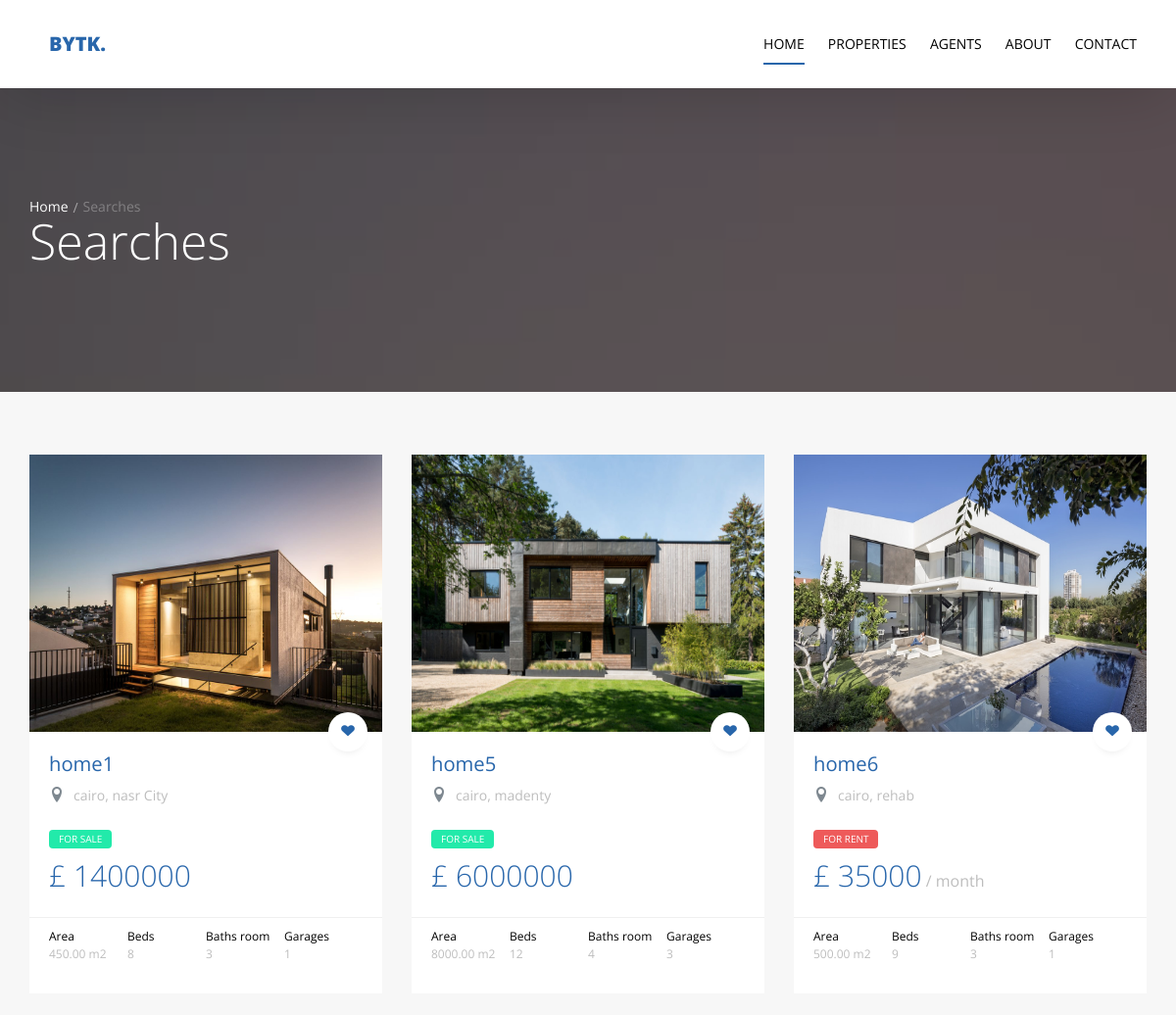
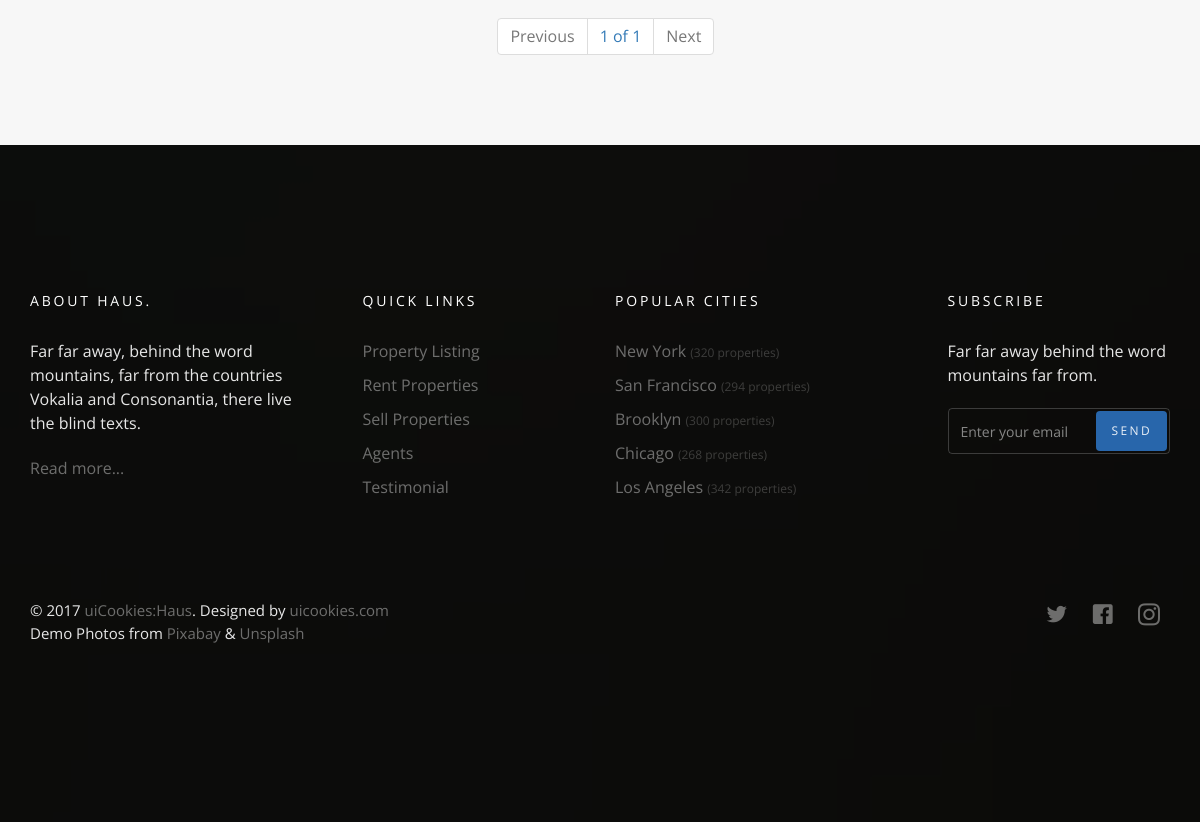
The page /?q=cairo on the database its author committed (2 pictures, top to bottom).
### properties/models.py (models this page shows, shortened)
class Property(models.Model):
    name  = models.CharField(max_length=100, unique=True)
    slug = models.SlugField(blank=True, null= True)
    image = models.ImageField(upload_to='property/')
    location = PlainLocationField(based_fields=['governorate.governorate_name'], zoom=7)
    governorate = models.ForeignKey('Governorate', on_delete=models.CASCADE)
    city = models.CharField(max_length=400)
    area     = models.DecimalField(decimal_places=2 ,max_digits=8)
    price = models.PositiveIntegerField()
    type  = models.CharField(max_length=4, choices=TYPE_OPTIONS)
    installment = models.BooleanField(default=True)
    beds_room_number = models.PositiveIntegerField()
    baths_number     = models.PositiveIntegerField()
    garages_number   = models.PositiveIntegerField()
    floor_number     = models.PositiveIntegerField()
    description   = models.TextField()
    class Meta:
        verbose_name = 'Property'
        verbose_name_plural = 'Properties'

class Governorate(models.Model):
    governorate_name = models.CharField(max_length=100)
    image = models.ImageField(upload_to='governorate/')

### searches/views.py (the view, shortened to what this page needs)
# urls.py: path('', views.home_view , name = 'home'),
def home_view(request):
    agents_list = Agent.objects.all()[:4]
    properties_list = Property.objects.all()[:6]
    Governorates_list = Governorate.objects.annotate(
                    property_count=Count('property')).values('governorate_name' , 'property_count' , 'image')
    if request.method == "GET":
        query = request.GET.get('q')
        if query:
            properties = Property.objects.filter(
              Q(name__icontains= query)|
              Q(governorate__governorate_name__icontains=query)|
              Q(city__icontains=query))
            paginator = Paginator(properties, 12)
            page = request.GET.get('page')
            properties_query = paginator.get_page(page)
            context = {"properties_query":properties_query,
                        "q":query}
            return render(request, 'searches/property_result.html',context )

### searches/templates/searches/property_result.html (shortened to what this page needs)
{% extends "base.html" %}
{% load static %}
{% block content %}
{% if properties_query%}
  <section class="probootstrap-slider flexslider2 page-inner">
    <div class="overlay"></div>
    <div class="probootstrap-wrap-banner">
      <div class="container">
        <div class="row">
          <div class="col-md-8">
            <div class="page-title probootstrap-animate">
              <div class="probootstrap-breadcrumbs">
                <a href="/">Home</a><span>Searches</span>
              </div>
              <h1>Searches</h1>
            </div>
          </div>
        </div>
      </div>
    </div>
    <ul class="slides">
      <li style="background-image: url(img/slider_1.jpg);"></li>
    </ul>
  </section>
  <section class="probootstrap-section probootstrap-section-lighter">
      <div class="container">
        <div class="row">
          {% for property in properties_query %}
          <div class="col-md-4 col-sm-6">
            <div class="probootstrap-card probootstrap-listing" style="height:550px">
              {% if property.image %}
                <div class="probootstrap-card-media">
                  <img src="{{property.image.url}}" class="img-responsive" alt="Free HTML5 Template by uicookies.com"
                  style="height: 283px; position: relative; width: 100%;">
                  <a href="#" class="probootstrap-love"><i class="icon-heart"></i></a>
                </div>
              {% else %}
                <div class="probootstrap-card-media">
                  <img src="{% static "img/slider_1.jpg" %}" class="img-responsive" alt="Free HTML5 Template by uicookies.com">
                  <a href="#" class="probootstrap-love"><i class="icon-heart"></i></a>
                </div>
              {% endif %}
              <div class="probootstrap-card-text">
                <h2 class="probootstrap-card-heading"><a href="{% url 'properties:property_detail' property.slug %}">{{property.name}}</a></h2>
                <div class="probootstrap-listing-location">
                  <i class="icon-location2"></i> <span>{{property.governorate.governorate_name}}, {{property.city}}</span>
                </div>
                {% if property.type == 'sale' %}
                  <div class="probootstrap-listing-category for-sale"><span>for sale</span></div>
                {% else %}
                  <div class="probootstrap-listing-category for-rent"><span>for rent</span></div>
                {% endif %}
                <div class="probootstrap-listing-price"><strong>£ {{property.price}}</strong>{% if property.type == 'rent' %} / month{% endif %}</div>
              </div>
              <div class="probootstrap-card-extra">
                <ul>
                  <li>
                    Area
                    <span>{{property.area}} m2</span>
                  </li>
                  <li>
                    Beds
                    <span>{{property.beds_room_number}}</span>
                  </li>
                  <li>
                    Baths room
                    <span>{{property.baths_number}}</span>
                  </li>
                  <li>
                    Garages
                    <span>{{property.garages_number}}</span>
                  </li>
                </ul>
              </div>
            </div>
          </div>
          {% endfor %}
        </div>
          <nav aria-label="Page navigation example ">
            <ul class="pagination justify-content-center middle">
              {% if properties_query.has_previous %}
              <li class="page-item ">
                <a class="page-link" href="?page={{ properties_query.previous_page_number }}{% if request.GET.q %}&q={{ request.GET.q }}{% endif %}" tabindex="-1" aria-disabled="true">Previous</a>
              </li>
              {% else %}
                <li class="page-item disabled">
                  <a class="page-link" href="#" tabindex="-1" aria-disabled="true">Previous</a>
                </li>
              {% endif %}
              <li class="page-item"><a class="page-link" href="?page={{properties_query.number}}{% if request.GET.q %}&q={{ request.GET.q }}{% endif %}">{{ properties_query.number }} of {{ properties_query.paginator.num_pages }}</a></li>
              {% if properties_query.has_next %}
                <li class="page-item">
                  <a class="page-link" href="?page={{ properties_query.next_page_number }}{% if request.GET.q %}&q={{ request.GET.q }}{% endif %}">Next</a>
                </li>
              {% else %}
                <li class="page-item disabled">
                  <a class="page-link" href="#">Next</a>
                </li>
              {% endif %}
            </ul>
        </nav>
      </div>
    </section>
{% endif %}
{% include "_footer.html" %}
{% endblock %}

### templates/base.html (shortened to what this page needs)
<!DOCTYPE html>
{% load static %}
<html lang="en">
  <head>
    <link rel="stylesheet" href="{% static 'css/styles-merged.css' %}">
    <link rel="stylesheet" href="{% static 'css/style.min.css' %}">
    <link rel="stylesheet" href="{% static 'css/custom.css' %}">
    <link rel="stylesheet" href="{% static 'css/mystyle.css' %}">
  </head>
  <body>
  {% include '_navbar.html' %}
    {% block content %}
    {% endblock %}
  </body>
</html>

### templates/_navbar.html (shortened to what this page needs)
<header role="banner" class="probootstrap-header">
  <div class="container">
      <a href="/" class="probootstrap-logo">Bytk<span>.</span></a>
      <nav role="navigation" class="probootstrap-nav hidden-xs">
        <ul class="probootstrap-main-nav">
          <li class="active"><a href="/">Home</a></li>
          <li><a href="{% url 'properties:properties' %}">Properties</a></li>
          <li><a href="{% url 'agents:agents' %}">Agents</a></li>
          <li><a href="{% url 'about:about' %}">About</a></li>
          <li><a href="{% url 'properties:reserve' %}">Contact</a></li>
        </ul>
      </nav>
  </div>
</header>

### templates/_footer.html (shortened to what this page needs)
<footer class="probootstrap-footer probootstrap-bg" style="background-image: url(img/slider_3.jpg)">
  <div class="container">
    <div class="row mb60">
      <div class="col-md-3">
        <div class="probootstrap-footer-widget">
          <h4 class="heading">About Haus.</h4>
          <p>Far far away, behind the word mountains, far from the countries Vokalia and Consonantia, there live the blind texts. </p>
          <p><a href="#">Read more...</a></p>
        </div>
      </div>
      <div class="col-md-3">
        <div class="probootstrap-footer-widget probootstrap-link-wrap">
          <h4 class="heading">Quick Links</h4>
          <ul class="stack-link">
            <li><a href="#">Property Listing</a></li>
            <li><a href="#">Rent Properties</a></li>
            <li><a href="#">Sell Properties</a></li>
            <li><a href="#">Agents</a></li>
            <li><a href="#">Testimonial</a></li>
          </ul>
        </div>
      </div>
      <div class="col-md-3">
        <div class="probootstrap-footer-widget">
          <h4 class="heading">Popular Cities</h4>
          <ul class="stack-link">
            <li><a href="#">New York <small>(320 properties)</small></a></li>
            <li><a href="#">San Francisco <small>(294 properties)</small></a></li>
            <li><a href="#">Brooklyn <small>(300 properties)</small></a></li>
            <li><a href="#">Chicago <small>(268 properties)</small></a></li>
            <li><a href="#">Los Angeles <small>(342 properties)</small></a></li>
          </ul>
        </div>
      </div>
      <div class="col-md-3">
        <div class="probootstrap-footer-widget probootstrap-link-wrap">
          <h4 class="heading">Subscribe</h4>
          <p>Far far away behind the word mountains far from.</p>
          <form action="#">
            <div class="form-field">
              <input type="text" class="form-control" placeholder="Enter your email">
              <button class="btn btn-subscribe">Send</button>
            </div>
          </form>
        </div>
      </div>
    </div>
    <div class="row copyright">
      <div class="col-md-6">
        <div class="probootstrap-footer-widget">
          <p>&copy; 2017 <a href="https://uicookies.com/">uiCookies:Haus</a>. Designed by <a href="https://uicookies.com/">uicookies.com</a> <br> Demo Photos from <a href="https://pixabay.com/">Pixabay</a> &amp; <a href="https://unsplash.com/">Unsplash</a></p>
        </div>
      </div>
      <div class="col-md-6">
        <div class="probootstrap-footer-widget right">
          <ul class="probootstrap-footer-social">
            <li><a href="#"><i class="icon-twitter"></i></a></li>
            <li><a href="#"><i class="icon-facebook"></i></a></li>
            <li><a href="#"><i class="icon-instagram2"></i></a></li>
          </ul>
        </div>
      </div>
    </div>
  </div>
</footer>

### static/css/mystyle.css (style rules this page uses)
.middle { position: relative; left: 41% }

### rows shown on the page
Property: image (picture), name "home1", governorate.governorate_name "cairo", city "nasr City", type "FOR SALE", price "1400000", area "450.00", beds_room_number "8", baths_number "3", garages_number "1"
Property: image (picture), name "home5", governorate.governorate_name "cairo", city "madenty", type "FOR SALE", price "6000000", area "8000.00", beds_room_number "12", baths_number "4", garages_number "3"
Property: image (picture), name "home6", governorate.governorate_name "cairo", city "rehab", type "FOR RENT", price "35000", area "500.00", beds_room_number "9", baths_number "3", garages_number "1"

### other values the page prints
{{ properties_query.number }} "1"
{{ properties_query.paginator.num_pages }} "1"
